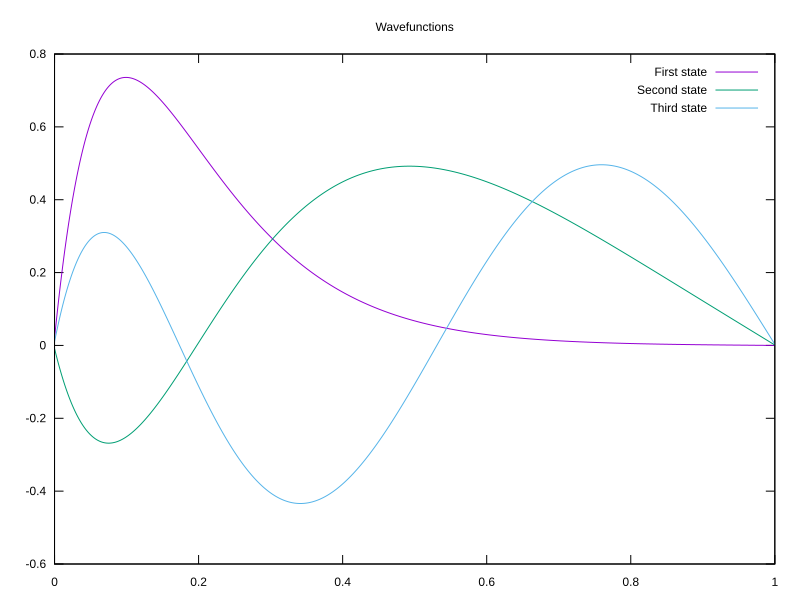

Write gnuplot code to recreate this figure.
set terminal svg background "white" size 800,600
set xlabel ""; set ylabel ""
set title "Wavefunctions"
plot "out.txt" index 3 using 1:2 with lines title "First state",\
    "out.txt" index 4 using 1:2 with lines title "Second state",\
    "out.txt" index 5 using 1:2 with lines title "Third state"
